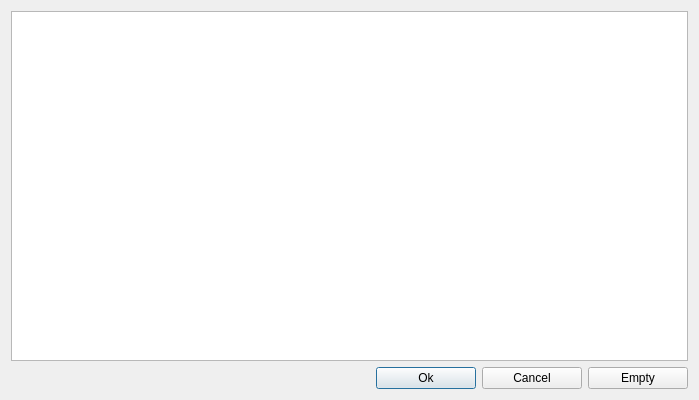
<?xml version="1.0" encoding="UTF-8"?>
<ui version="4.0">
 <class>SelectResourcesDialog</class>
 <widget class="QDialog" name="SelectResourcesDialog">
  <property name="geometry">
   <rect>
    <x>0</x>
    <y>0</y>
    <width>699</width>
    <height>400</height>
   </rect>
  </property>
  <property name="windowTitle">
   <string>Select resource...</string>
  </property>
  <layout class="QVBoxLayout" name="verticalLayout">
   <item>
    <widget class="QListWidget" name="listWidget">
     <property name="selectionMode">
      <enum>QAbstractItemView::MultiSelection</enum>
     </property>
     <property name="iconSize">
      <size>
       <width>80</width>
       <height>80</height>
      </size>
     </property>
     <property name="verticalScrollMode">
      <enum>QAbstractItemView::ScrollPerPixel</enum>
     </property>
     <property name="horizontalScrollMode">
      <enum>QAbstractItemView::ScrollPerPixel</enum>
     </property>
     <property name="flow">
      <enum>QListView::LeftToRight</enum>
     </property>
     <property name="isWrapping" stdset="0">
      <bool>true</bool>
     </property>
     <property name="resizeMode">
      <enum>QListView::Adjust</enum>
     </property>
     <property name="viewMode">
      <enum>QListView::IconMode</enum>
     </property>
     <property name="uniformItemSizes">
      <bool>true</bool>
     </property>
    </widget>
   </item>
   <item>
    <layout class="QHBoxLayout" name="horizontalLayout">
     <item>
      <spacer name="horizontalSpacer">
       <property name="orientation">
        <enum>Qt::Horizontal</enum>
       </property>
       <property name="sizeHint" stdset="0">
        <size>
         <width>40</width>
         <height>20</height>
        </size>
       </property>
      </spacer>
     </item>
     <item>
      <widget class="QPushButton" name="pushButton_2">
       <property name="minimumSize">
        <size>
         <width>100</width>
         <height>0</height>
        </size>
       </property>
       <property name="maximumSize">
        <size>
         <width>100</width>
         <height>16777215</height>
        </size>
       </property>
       <property name="text">
        <string>Ok</string>
       </property>
      </widget>
     </item>
     <item>
      <widget class="QPushButton" name="pushButton">
       <property name="minimumSize">
        <size>
         <width>100</width>
         <height>0</height>
        </size>
       </property>
       <property name="maximumSize">
        <size>
         <width>100</width>
         <height>16777215</height>
        </size>
       </property>
       <property name="text">
        <string>Cancel</string>
       </property>
      </widget>
     </item>
     <item>
      <widget class="QPushButton" name="pushButton_3">
       <property name="minimumSize">
        <size>
         <width>100</width>
         <height>0</height>
        </size>
       </property>
       <property name="text">
        <string>Empty</string>
       </property>
      </widget>
     </item>
    </layout>
   </item>
  </layout>
 </widget>
 <resources/>
 <connections>
  <connection>
   <sender>pushButton_2</sender>
   <signal>clicked()</signal>
   <receiver>SelectResourcesDialog</receiver>
   <slot>confirmSelection()</slot>
   <hints>
    <hint type="sourcelabel">
     <x>476</x>
     <y>389</y>
    </hint>
    <hint type="destinationlabel">
     <x>864</x>
     <y>363</y>
    </hint>
   </hints>
  </connection>
  <connection>
   <sender>pushButton</sender>
   <signal>clicked()</signal>
   <receiver>SelectResourcesDialog</receiver>
   <slot>close()</slot>
   <hints>
    <hint type="sourcelabel">
     <x>582</x>
     <y>389</y>
    </hint>
    <hint type="destinationlabel">
     <x>769</x>
     <y>413</y>
    </hint>
   </hints>
  </connection>
  <connection>
   <sender>pushButton_3</sender>
   <signal>clicked()</signal>
   <receiver>SelectResourcesDialog</receiver>
   <slot>emptySelected()</slot>
   <hints>
    <hint type="sourcelabel">
     <x>650</x>
     <y>383</y>
    </hint>
    <hint type="destinationlabel">
     <x>820</x>
     <y>374</y>
    </hint>
   </hints>
  </connection>
 </connections>
 <slots>
  <slot>confirmSelection()</slot>
  <slot>emptySelected()</slot>
 </slots>
</ui>
